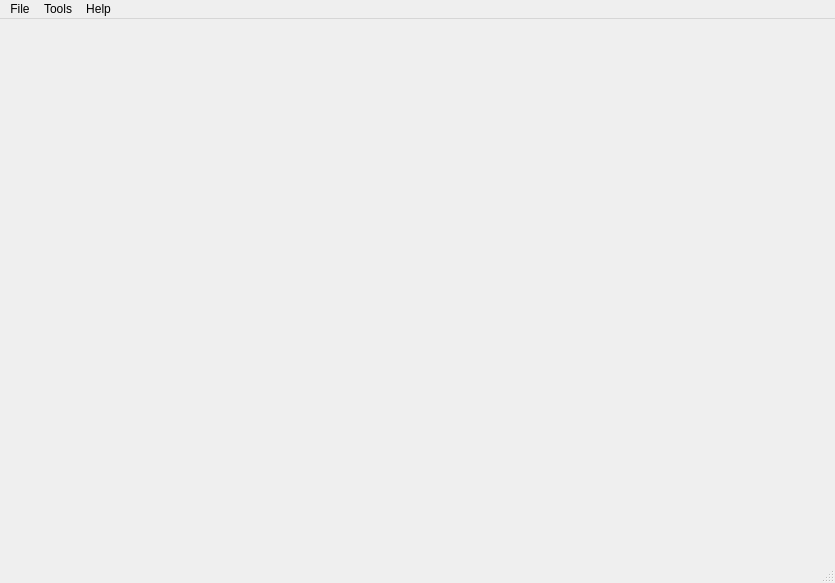
<?xml version="1.0" encoding="UTF-8"?>
<ui version="4.0">
 <class>GuiMainWindow</class>
 <widget class="QMainWindow" name="GuiMainWindow">
  <property name="geometry">
   <rect>
    <x>0</x>
    <y>0</y>
    <width>835</width>
    <height>583</height>
   </rect>
  </property>
  <property name="windowTitle">
   <string>MainWindow</string>
  </property>
  <widget class="QWidget" name="centralwidget">
   <layout class="QVBoxLayout" name="verticalLayout">
    <property name="spacing">
     <number>0</number>
    </property>
    <property name="leftMargin">
     <number>0</number>
    </property>
    <property name="topMargin">
     <number>0</number>
    </property>
    <property name="rightMargin">
     <number>0</number>
    </property>
    <property name="bottomMargin">
     <number>0</number>
    </property>
    <item>
     <widget class="QStackedWidget" name="stackedWidgetMain">
      <widget class="QWidget" name="pageEmpty"/>
      <widget class="QWidget" name="pageViewer">
       <layout class="QVBoxLayout" name="verticalLayout_2">
        <property name="leftMargin">
         <number>0</number>
        </property>
        <property name="topMargin">
         <number>0</number>
        </property>
        <property name="rightMargin">
         <number>0</number>
        </property>
        <property name="bottomMargin">
         <number>0</number>
        </property>
        <item>
         <widget class="ELFWidget" name="widgetViewer" native="true"/>
        </item>
       </layout>
      </widget>
     </widget>
    </item>
   </layout>
  </widget>
  <widget class="QMenuBar" name="menubar">
   <property name="geometry">
    <rect>
     <x>0</x>
     <y>0</y>
     <width>835</width>
     <height>21</height>
    </rect>
   </property>
   <widget class="QMenu" name="menuFile">
    <property name="title">
     <string>File</string>
    </property>
    <addaction name="actionOpen"/>
    <addaction name="actionClose"/>
    <addaction name="actionExit"/>
   </widget>
   <widget class="QMenu" name="menuTools">
    <property name="title">
     <string>Tools</string>
    </property>
    <addaction name="actionOptions"/>
   </widget>
   <widget class="QMenu" name="menuHelp">
    <property name="title">
     <string>Help</string>
    </property>
    <addaction name="actionAbout"/>
   </widget>
   <addaction name="menuFile"/>
   <addaction name="menuTools"/>
   <addaction name="menuHelp"/>
  </widget>
  <widget class="QStatusBar" name="statusbar"/>
  <action name="actionOpen">
   <property name="text">
    <string>Open</string>
   </property>
   <property name="shortcut">
    <string>Ctrl+O</string>
   </property>
  </action>
  <action name="actionClose">
   <property name="text">
    <string>Close</string>
   </property>
   <property name="shortcut">
    <string>Ctrl+W</string>
   </property>
  </action>
  <action name="actionExit">
   <property name="text">
    <string>Exit</string>
   </property>
   <property name="shortcut">
    <string>Ctrl+Q</string>
   </property>
  </action>
  <action name="actionOptions">
   <property name="text">
    <string>Options</string>
   </property>
  </action>
  <action name="actionAbout">
   <property name="text">
    <string>About</string>
   </property>
  </action>
 </widget>
 <customwidgets>
  <customwidget>
   <class>ELFWidget</class>
   <extends>QWidget</extends>
   <header>elfwidget.h</header>
   <container>1</container>
  </customwidget>
 </customwidgets>
 <resources/>
 <connections/>
</ui>
